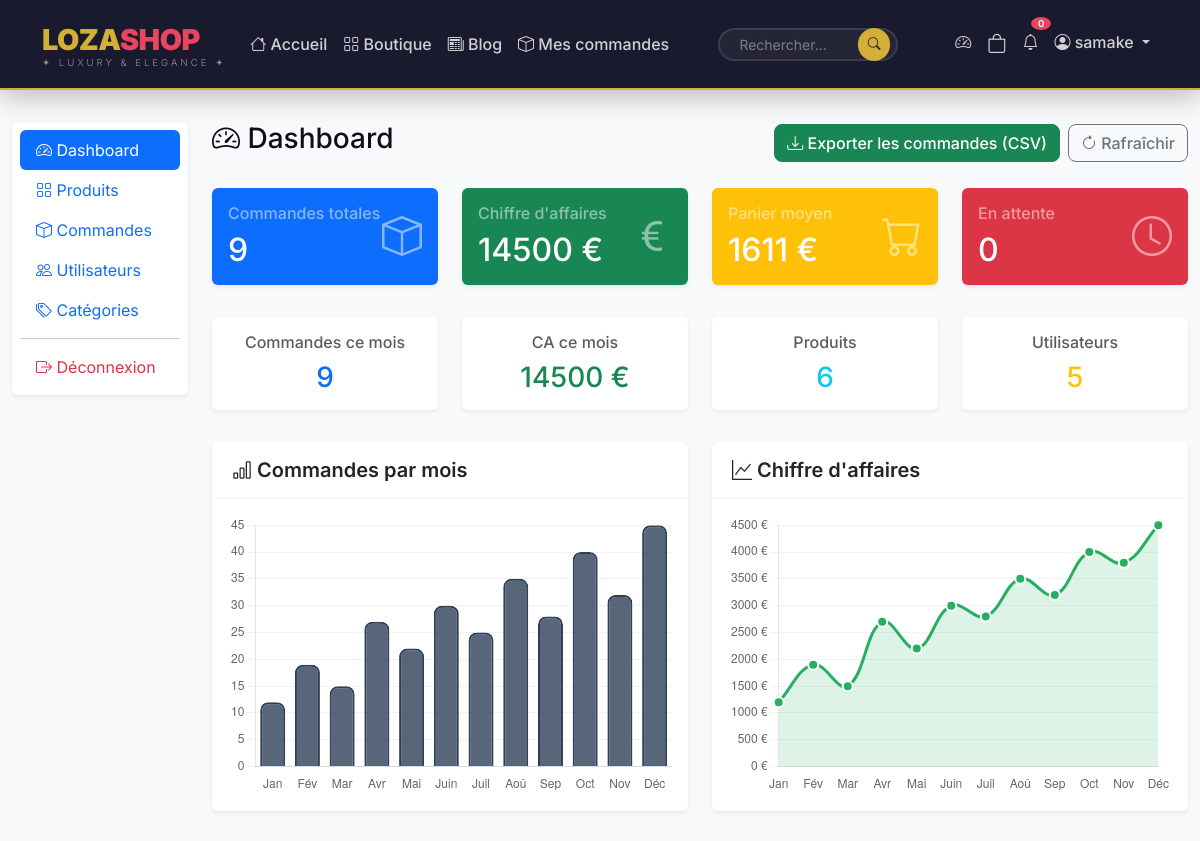
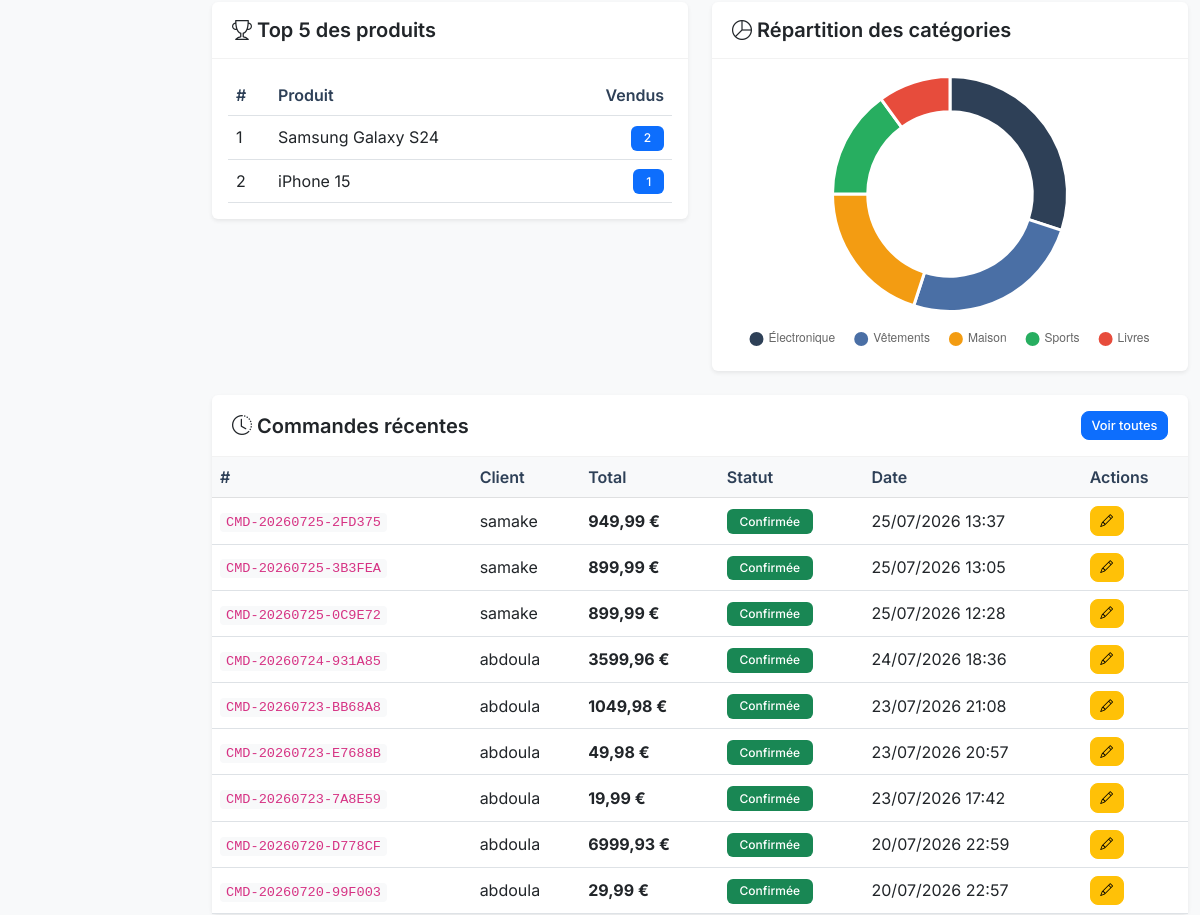
Page /dashboard/ (signed in, upper part) on the earlier database version (2 pictures, top to bottom).
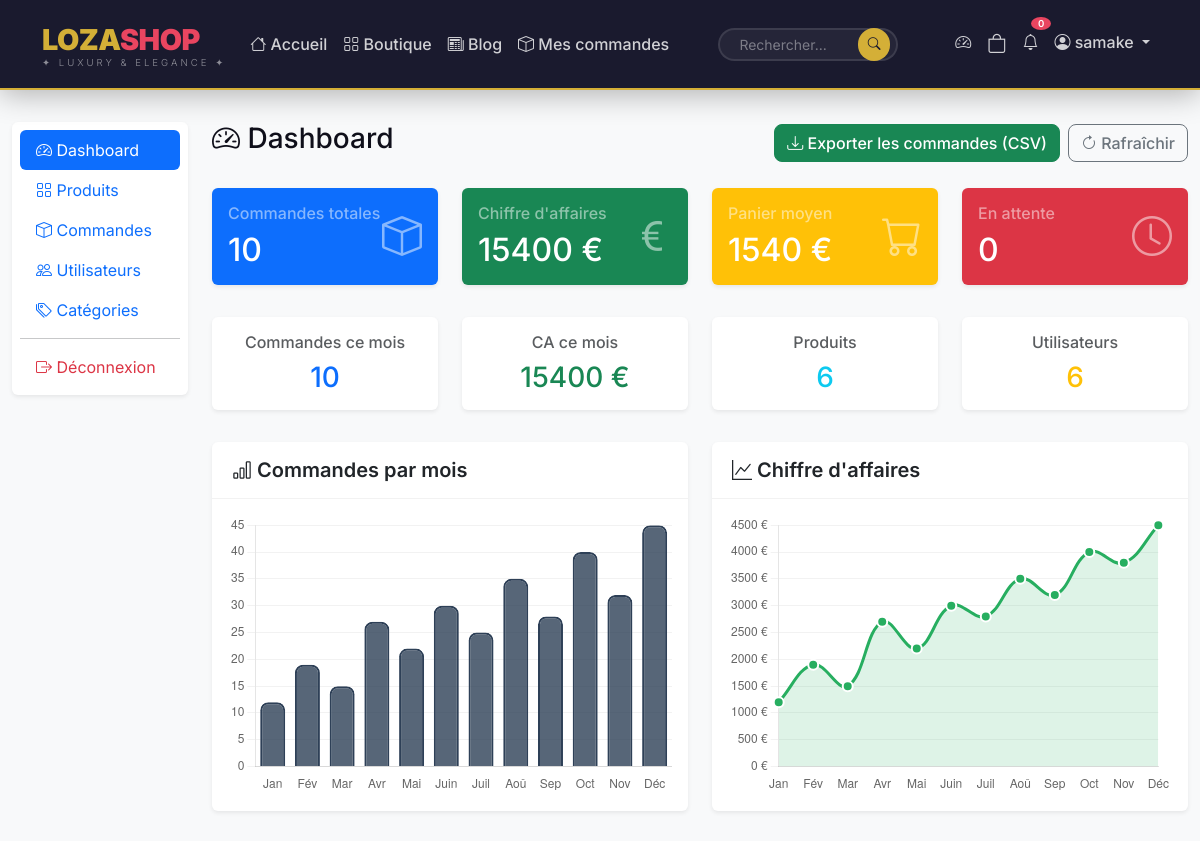
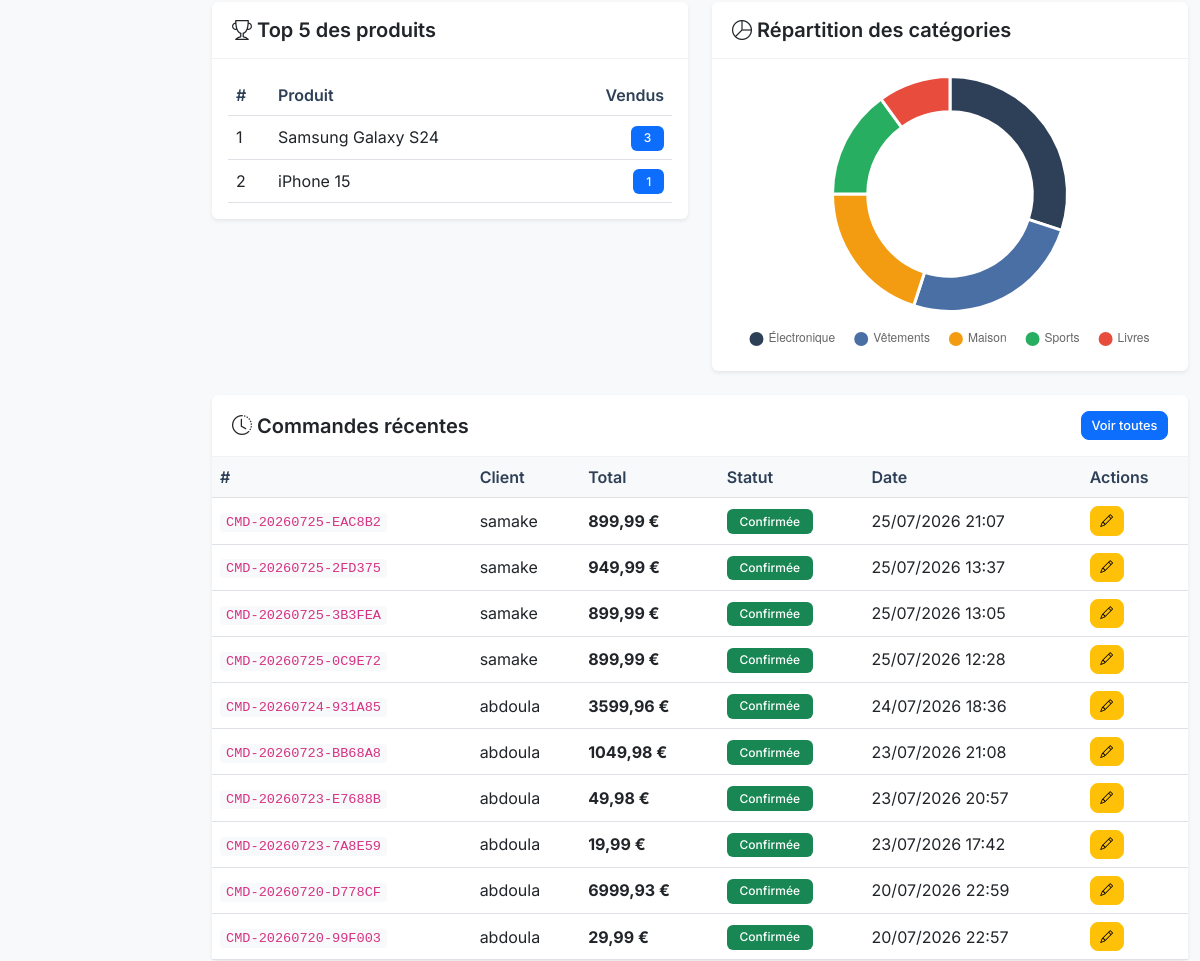
Same page on the later database version (2 pictures, top to bottom).
### products/models.py (models this page shows, shortened)
class Product(models.Model):
    name = models.CharField(max_length=200)
    slug = models.SlugField(unique=True, blank=True)
    description = models.TextField()
    price = models.DecimalField(max_digits=10, decimal_places=2)
    stock = models.IntegerField(default=0)
    category = models.ForeignKey(Category, on_delete=models.CASCADE, related_name='products')
    image = models.ImageField(upload_to='products/', blank=True, null=True)
    image2 = models.ImageField(upload_to='products/', blank=True, null=True)
    image3 = models.ImageField(upload_to='products/', blank=True, null=True)
    is_active = models.BooleanField(default=True)
    created_at = models.DateTimeField(auto_now_add=True)
    updated_at = models.DateTimeField(auto_now=True)

### orders/models.py (models this page shows, shortened)
class Order(models.Model):
    STATUS_CHOICES = [
        ('pending', 'En attente'),
        ('confirmed', 'Confirmée'),
        ('shipped', 'Expédiée'),
        ('delivered', 'Livrée'),
        ('cancelled', 'Annulée'),
    ]
    order_number = models.CharField(max_length=20, unique=True, editable=False)
    user = models.ForeignKey(User, on_delete=models.CASCADE, related_name='orders')
    created_at = models.DateTimeField(auto_now_add=True)
    updated_at = models.DateTimeField(auto_now=True)
    status = models.CharField(max_length=20, choices=STATUS_CHOICES, default='pending')
    total_amount = models.DecimalField(max_digits=10, decimal_places=2, default=0)
    shipping_address = models.TextField(default='')
    payment_method = models.CharField(max_length=50, default='Carte bancaire')
    is_paid = models.BooleanField(default=False)

### dashboard/views.py (the view)
# urls.py: path('', views.index, name='index'),
@login_required
@user_passes_test(is_admin)
def index(request):
    today = date.today()
    first_day_of_month = today.replace(day=1)
    total_orders = Order.objects.count()
    total_products = Product.objects.count()
    total_users = User.objects.count()
    total_categories = Category.objects.count()
    pending_orders = Order.objects.filter(status='pending').count()
    total_revenue = Order.objects.filter(status='confirmed').aggregate(Sum('total_amount'))['total_amount__sum'] or 0
    average_order = Order.objects.filter(status='confirmed').aggregate(Avg('total_amount'))['total_amount__avg'] or 0
    orders_this_month = Order.objects.filter(created_at__date__gte=first_day_of_month).count()
    revenue_this_month = Order.objects.filter(
        created_at__date__gte=first_day_of_month,
        status='confirmed'
    ).aggregate(Sum('total_amount'))['total_amount__sum'] or 0
    top_products = OrderItem.objects.values('product__name').annotate(
        total_sold=Sum('quantity')
    ).order_by('-total_sold')[:5]
    context = {
        'total_orders': total_orders,
        'total_products': total_products,
        'total_users': total_users,
        'total_categories': total_categories,
        'pending_orders': pending_orders,
        'total_revenue': total_revenue,
        'average_order': average_order,
        'orders_this_month': orders_this_month,
        'revenue_this_month': revenue_this_month,
        'top_products': top_products,
        'recent_orders': Order.objects.order_by('-created_at')[:10],
    }
    return render(request, 'dashboard/index.html', context)

### cart/context_processors.py (called while the page is built)
def cart_total(request):
    if request.user.is_authenticated:
        total_items = CartItem.objects.filter(user=request.user).count()
    else:
        total_items = 0
    return {'cart_total_items': total_items}

### dashboard/views.py (called while the page is built)
def is_admin(user):
    return user.is_superuser or user.is_staff

### dashboard/templates/dashboard/index.html (shortened to what the changed rows need)
{% extends 'dashboard/base_admin.html' %}
{% load static %}
{% block admin_content %}
<div class="row g-4">
    <div class="col-md-3">
        <div class="card border-0 shadow-sm bg-primary text-white">
            <div class="card-body">
                <div class="d-flex justify-content-between align-items-center">
                    <div>
                        <h6 class="text-white-50">Commandes totales</h6>
                        <h2 class="mb-0">{{ total_orders|default:0 }}</h2>
                    </div>
                </div>
            </div>
        </div>
    </div>
    <div class="col-md-3">
        <div class="card border-0 shadow-sm bg-success text-white">
            <div class="card-body">
                <div class="d-flex justify-content-between align-items-center">
                    <div>
                        <h6 class="text-white-50">Chiffre d'affaires</h6>
                        <h2 class="mb-0">{{ total_revenue|floatformat:0|default:0 }} €</h2>
                    </div>
                </div>
            </div>
        </div>
    </div>
    <div class="col-md-3">
        <div class="card border-0 shadow-sm bg-warning text-white">
            <div class="card-body">
                <div class="d-flex justify-content-between align-items-center">
                    <div>
                        <h6 class="text-white-50">Panier moyen</h6>
                        <h2 class="mb-0">{{ average_order|floatformat:0|default:0 }} €</h2>
                    </div>
                </div>
            </div>
        </div>
    </div>
    <div class="col-md-3">
        <div class="card border-0 shadow-sm bg-danger text-white">
            <div class="card-body">
                <div class="d-flex justify-content-between align-items-center">
                    <div>
                        <h2 class="mb-0">{{ pending_orders|default:0 }}</h2>
                    </div>
                </div>
            </div>
        </div>
    </div>
</div>
<div class="row g-4 mt-2">
    <div class="col-md-3">
        <div class="card border-0 shadow-sm">
            <div class="card-body text-center">
                <h6 class="text-muted">Commandes ce mois</h6>
                <h3 class="mb-0 text-primary">{{ orders_this_month|default:0 }}</h3>
            </div>
        </div>
    </div>
    <div class="col-md-3">
        <div class="card border-0 shadow-sm">
            <div class="card-body text-center">
                <h6 class="text-muted">CA ce mois</h6>
                <h3 class="mb-0 text-success">{{ revenue_this_month|floatformat:0|default:0 }} €</h3>
            </div>
        </div>
    </div>
    <div class="col-md-3">
        <div class="card border-0 shadow-sm">
            <div class="card-body text-center">
                <h6 class="text-muted">Utilisateurs</h6>
                <h3 class="mb-0 text-warning">{{ total_users|default:0 }}</h3>
            </div>
        </div>
    </div>
</div>
<div class="row g-4 mt-2">
    <div class="col-md-6">
        <div class="card border-0 shadow-sm">
            <div class="card-body">
                <div class="table-responsive">
                    <table class="table table-hover mb-0">
                        <thead>
                            <tr>
                                <th>#</th>
                                <th>Produit</th>
                                <th class="text-end">Vendus</th>
                            </tr>
                        </thead>
                        <tbody>
                            {% for product in top_products %}
                            <tr>
                                <td>{{ forloop.counter }}</td>
                                <td>{{ product.product__name }}</td>
                                <td class="text-end"><span class="badge bg-primary">{{ product.total_sold }}</span></td>
                            </tr>
                            {% empty %}
                            <tr>
                                <td colspan="3" class="text-center text-muted">Aucune donnée</td>
                            </tr>
                            {% endfor %}
                        </tbody>
                    </table>
                </div>
            </div>
        </div>
    </div>
</div>
<div class="row mt-4">
    <div class="col-12">
        <div class="card border-0 shadow-sm">
            <div class="card-body p-0">
                <div class="table-responsive">
                    <table class="table table-hover mb-0">
                        <thead class="table-light">
                            <tr>
                                <th>#</th>
                                <th>Client</th>
                                <th>Total</th>
                                <th>Statut</th>
                                <th>Date</th>
                                <th>Actions</th>
                            </tr>
                        </thead>
                        <tbody>
                            {% for order in recent_orders %}
                            <tr>
                                <td><code>{{ order.order_number }}</code></td>
                                <td>{{ order.user.username }}</td>
                                <td><strong>{{ order.total_amount }} €</strong></td>
                                <td>
                                    <span class="badge {% if order.status == 'confirmed' %}bg-success{% elif order.status == 'pending' %}bg-warning{% elif order.status == 'shipped' %}bg-info{% elif order.status == 'delivered' %}bg-primary{% else %}bg-danger{% endif %}">
                                        {{ order.get_status_display }}
                                    </span>
                                </td>
                                <td>{{ order.created_at|date:"d/m/Y H:i" }}</td>
                                <td>
                                    <a href="{% url 'dashboard:order_status' order.id %}" class="btn btn-sm btn-warning">
                                        <i class="bi bi-pencil"></i>
                                    </a>
                                </td>
                            </tr>
                            {% empty %}
                            <tr>
                                <td colspan="6" class="text-center text-muted">Aucune commande récente</td>
                            </tr>
                            {% endfor %}
                        </tbody>
                    </table>
                </div>
            </div>
        </div>
    </div>
</div>
{% endblock %}

Differences in the rows shown:
changed Product "Samsung Galaxy S24": total_sold "2" → "3"
added Order: order_number "CMD-20260725-EAC8B2", user.username "samake", total_amount "899,99", status "Confirmée", created_at "25/07/2026 21:07"
Other differences:
{{ total_orders|default:0 }}: "9" → "10"
{{ total_revenue|floatformat:0|default:0 }}: "14500" → "15400"
{{ average_order|floatformat:0|default:0 }}: "1611" → "1540"
{{ orders_this_month|default:0 }}: "9" → "10"
{{ revenue_this_month|floatformat:0|default:0 }}: "14500" → "15400"
{{ total_users|default:0 }}: "5" → "6"
